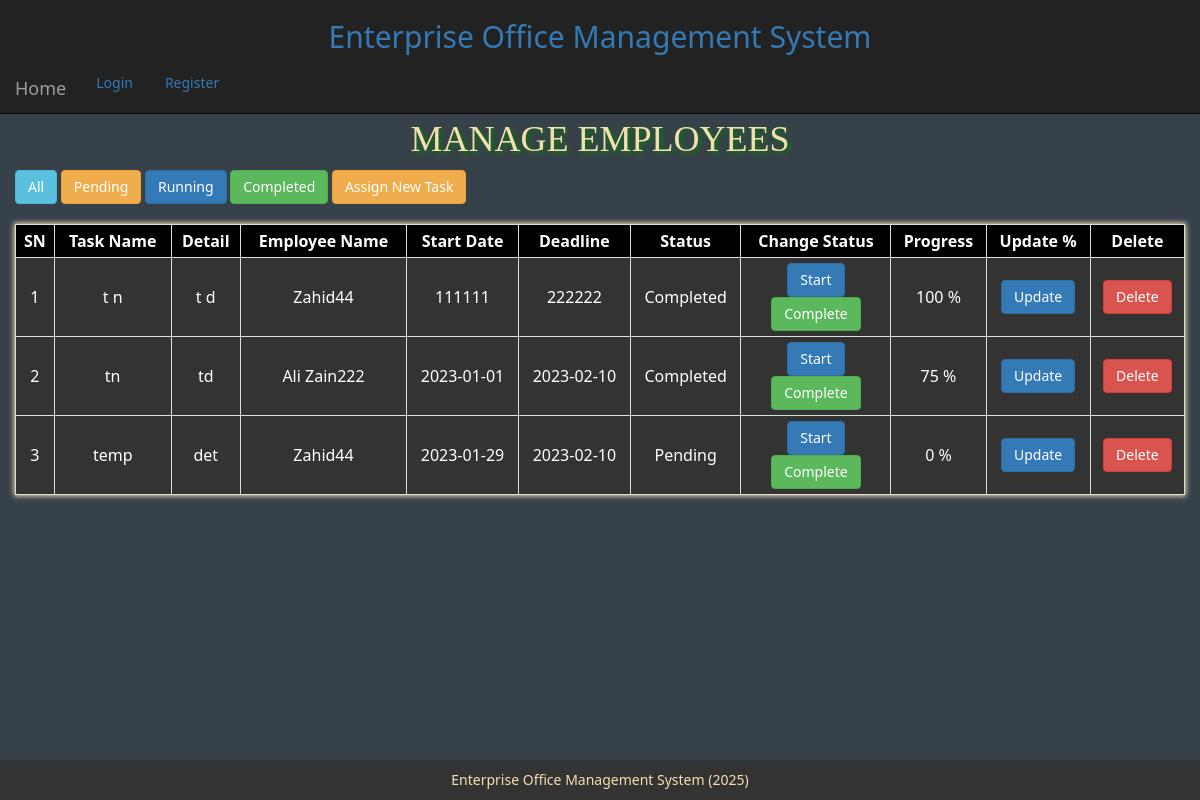
Screenshot of /manage_tasks.php with the database file from the repository.
### tables this page shows
CREATE TABLE `task` (
  `id` int(11) NOT NULL,
  `name` varchar(100) NOT NULL,
  `detail` text NOT NULL,
  `employee_id` int(11) NOT NULL,
  `start_date` varchar(100) NOT NULL,
  `end_date` varchar(100) NOT NULL,
  `status` varchar(100) NOT NULL,
  `progress` int(11) NOT NULL
);

CREATE TABLE `employee` (
  `id` int(11) NOT NULL,
  `name` varchar(50) NOT NULL,
  `email` varchar(100) NOT NULL,
  `password` varchar(50) NOT NULL,
  `location` varchar(100) NOT NULL,
  `contact` varchar(100) NOT NULL,
  `gender` varchar(100) NOT NULL,
  `picture` varchar(100) NOT NULL
);

### manage_tasks.php (the view)
<?php
include 'includes/header.php';
?>
<h1 class="text-center text-uppercase"> Manage Employees </h1>
<a class="btn btn-info" href="manage_tasks.php">All</a>
<a class="btn btn-warning" href="?input=Pending">Pending</a>
<a class="btn btn-primary" href="?input=Running">Running</a>
<a class="btn btn-success" href="?input=Completed">Completed</a>
<a class="btn btn-warning" href="assign_task.php">Assign New Task </a>
<br><br>
<table class="table table_css table-bordered table-hover table-condensed  ">
        <tr>
            <th>SN</th>
            <th>Task Name</th>
            <th>Detail</th>
            <th>Employee Name</th>
            <th>Start Date</th>
            <th>Deadline</th>
            <th>Status</th>
            <th style="width: 150px" >Change Status</th>
            <th>Progress</th>
            <th>Update %</th>
            <th>Delete</th>
        </tr>
        <?php
        if(isset($_GET['input'])){
            $input=$_GET['input'];
            $query1="SELECT * from task INNER JOIN employee on "
                     . "task.employee_id=employee.id where task.status = '$input' ";
        }else{
             $query1="SELECT * from task INNER JOIN employee on "
                     . "task.employee_id=employee.id ";
        }
                $result1= mysqli_query($mysql, $query1);
                if($result1){
                    if(mysqli_num_rows($result1)){
                        $sn=0;
                        while($row1=mysqli_fetch_array($result1)){
                            ?>
                                <tr>
                                    <td><?php echo ++$sn; ?></td>
                                    <td><?php echo $row1[1]; ?></td>
                                    <td><?php echo $row1[2]; ?></td>
                                    <td><?php echo $row1[9]; ?></td>
                                    <td><?php echo $row1[4]; ?></td>
                                    <td><?php echo $row1[5]; ?></td>
                                    <td>
                                        <?php echo $row1[6]; ?>
                                    </td>
                                    <td>
                                        <a class="btn btn-primary" href="change_status.php?id=<?php echo $row1[0];?>&table=task&keyword=Running">Start</a>
                                        <a class="btn btn-success" href="change_status.php?id=<?php echo $row1[0];?>&table=task&keyword=Completed">Complete</a>
                                    </td>
                                    <td><?php echo $row1[7].' %'; ?></td>
                                    <td>
                                        <a href="update_progress.php?id=<?php echo $row1[0]; ?>&progress=<?php echo $row1['progress'] ?>">
                                            <button class="btn btn-primary">Update</button>
                                        </a>
                                    </td>
                                   <td>
                                        <a href="delete.php?id=<?php echo $row1[0]; ?>&table=task">
                                            <button class="btn btn-danger">Delete</button>
                                        </a>
                                    </td>
                                </tr>
                            <?php
                        }
                    }else{
                        echo '<tr><td colspan="21" class="text-center"><strong>No Data Found</strongx></td></tr>';
                    }
                }else{
                    alert(mysqli_error($mysql));
                }
        ?>
    </table>
<?php
include 'includes/footer.php';
?>

### includes/header.php (shortened to what this page needs)
<html>
    <head>
        <?php
        $site_name='Enterprise Office Management System';
        ?>
        <link rel="stylesheet" type="text/css" href="includes/bootstrap/css/bootstrap.css">
        <link rel="stylesheet" type="text/css" href="includes/font-awesome/css/font-awesome.css">
        <link rel="stylesheet" type="text/css" href="includes/stylesheet.css">
    </head>
    <body>
        <div class="container" style="margin-bottom: 50px">
            <div class="row">
            <?php
            if(isset($_SESSION['user_role'])){
                include 'menu'.'_'.$_SESSION['user_role'].'.php';
            }else{
                include 'menu_genral.php';
            }
            ?>
            <br><br><br><br><br>

### menu_genral.php (shortened to what this page needs)
<div class="navbar navbar-default navbar-inverse navbar-fixed-top " >
    <div class="h2 text-center text-primary"><?php echo $site_name; ?></div>
    <div class="navbar-header">
        <a title="<?php echo $site_name;?>" class="navbar-brand" href="index.php">Home</span></a>
    </div>
    <div class="navbar-collapse collapse" id="collapse_menu">
        <ul class="nav nav-pills" >
            <li><a href="login.php">Login</a></li>
            <li><a href="user_reg.php">Register</a></li>
        </ul>
    </div>
</div>

### includes/footer.php
            </div>
        </div>
        <div class="text-center div_footer hidden-print">
            <?php echo $site_name; ?> (<?php echo date("Y"); ?>)
        </div>
    </body>
</html>

### includes/stylesheet.css (style rules this page uses)
html { background-image: url('bg.jpg'); font-family: serif!important; }
.div_footer { padding: 10px; background-color: #333333; color: wheat; position: fixed; bottom: 0; width: 100%; }
h1, h2, h3, h4, h5 { font-family: serif; color: wheat; text-shadow: 2px 2px 5px green; }
.table_css { background: #333333; color: white; box-shadow: wheat 0px 0px 5px 1px; }
td, th { text-align: center; vertical-align: middle!important; }
th { background: black; }
div { font-family: sans; }

### rows the page displays
task: name "t n", detail "t d", employee.name "Zahid44", start_date "111111", end_date "222222", status "Completed", progress "100"
task: name "tn", detail "td", employee.name "Ali Zain222", start_date "2023-01-01", end_date "2023-02-10", status "Completed", progress "75"
task: name "temp", detail "det", employee.name "Zahid44", start_date "2023-01-29", end_date "2023-02-10", status "Pending", progress "0"

### other values shown
$site_name "Enterprise Office Management System"
